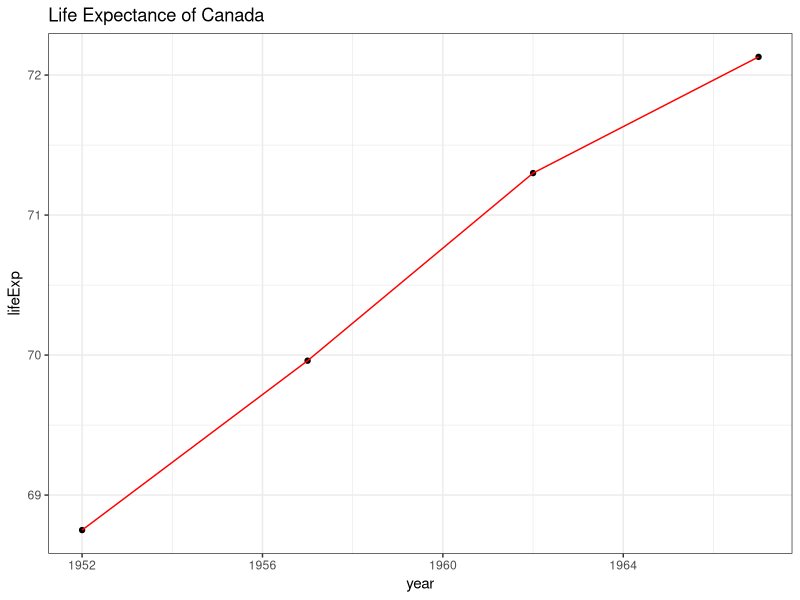

Recreate this plot in R.
# Assignment on Reproducibility

rm(list=ls())
library(dplyr)
library(ggplot2)



#Load data
gdp52_67 <- read.csv("inputs/gdp_52_67.csv")
le52_67 <- read.csv("inputs/le_52_67.csv")
le72_07 <- read.csv("inputs/le_72_07.csv")
gdp72_07 <- read.csv("inputs/gdp_72_07.csv")



#Create a single table spanning 1952-1967 with the following columns: continent, country, year, lifeExp, pop, and gdp.
merged <- merge(gdp52_67, le52_67, by =c("country", "continent", "year"))
col_order <- c("continent", "country", "year", "lifeExp", "pop", "gdp")
gdpLe <- merged[, col_order]


#5. Calculate GDP per capita and name it gdpPercap
gdpLe$gdpPercap <- gdpLe$gdp/gdpLe$pop



#6. Visualize life expectancy and GDP per capita over time for Canada in the 1950s and 1960s using a line plot

gdpLe%>%
  filter(country=="Canada")%>%
  ggplot(aes(x=year, y=lifeExp, tittle = ""))+
  geom_point()+
  geom_line(color="red")+
  theme_bw()+
  labs(title="Life Expectance of Canada")




#7.Regress life expectancy on gdp per capita and display the regression table. Don’t worry about the ancillary stats.

#merge from 1952 to 2007



merged1 <- merge(gdp72_07, le72_07, by =c("country", "continent", "year"))
col_order1 <- c("continent", "country", "year", "lifeExp", "pop", "gdp")
gdpLe1 <- merged[, col_order1]
gdpLe1$gdpPercap <- gdpLe1$gdp/gdpLe1$pop
data_complete <- rbind(gdpLe, gdpLe1)



OLS <- lm(lifeExp~gdpPercap,  data =data_complete)
summary(OLS)














